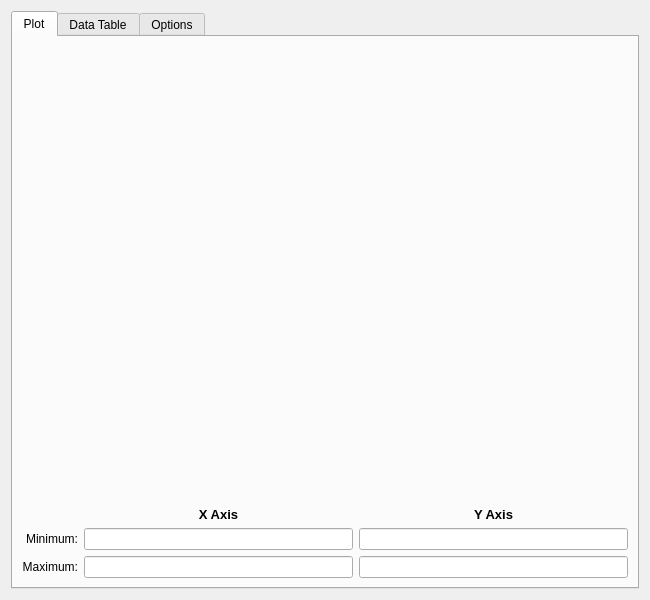
<ui version="4.0" >
 <class>plotWindow</class>
 <widget class="QWidget" name="plotWindow" >
  <property name="geometry" >
   <rect>
    <x>0</x>
    <y>0</y>
    <width>650</width>
    <height>600</height>
   </rect>
  </property>
  <property name="windowTitle" >
   <string>Plot Window</string>
  </property>
  <layout class="QGridLayout" >
   <item row="0" column="0" >
    <widget class="QTabWidget" name="tabWidget" >
     <property name="currentIndex" >
      <number>0</number>
     </property>
     <widget class="QWidget" name="tab" >
      <attribute name="title" >
       <string>Plot</string>
      </attribute>
      <layout class="QGridLayout" name="gridLayout" >
       <item row="0" column="0" >
        <widget class="MPL_Widget" native="1" name="plotWidget" >
         <property name="sizePolicy" >
          <sizepolicy vsizetype="Expanding" hsizetype="Expanding" >
           <horstretch>0</horstretch>
           <verstretch>0</verstretch>
          </sizepolicy>
         </property>
        </widget>
       </item>
       <item row="1" column="0" >
        <layout class="QGridLayout" name="_2" >
         <item row="0" column="1" >
          <widget class="QLabel" name="label_3" >
           <property name="font" >
            <font>
             <pointsize>10</pointsize>
             <weight>75</weight>
             <bold>true</bold>
            </font>
           </property>
           <property name="text" >
            <string>X Axis</string>
           </property>
           <property name="alignment" >
            <set>Qt::AlignCenter</set>
           </property>
          </widget>
         </item>
         <item row="0" column="2" >
          <widget class="QLabel" name="label_4" >
           <property name="font" >
            <font>
             <pointsize>10</pointsize>
             <weight>75</weight>
             <bold>true</bold>
            </font>
           </property>
           <property name="text" >
            <string>Y Axis</string>
           </property>
           <property name="alignment" >
            <set>Qt::AlignCenter</set>
           </property>
          </widget>
         </item>
         <item row="1" column="0" >
          <widget class="QLabel" name="min_label" >
           <property name="text" >
            <string>Minimum:</string>
           </property>
           <property name="alignment" >
            <set>Qt::AlignRight|Qt::AlignTrailing|Qt::AlignVCenter</set>
           </property>
          </widget>
         </item>
         <item row="1" column="1" >
          <widget class="QLineEdit" name="xmin_lineEdit" >
           <property name="text" >
            <string/>
           </property>
          </widget>
         </item>
         <item row="1" column="2" >
          <widget class="QLineEdit" name="ymin_lineEdit" />
         </item>
         <item row="2" column="0" >
          <widget class="QLabel" name="max_label" >
           <property name="text" >
            <string>Maximum:</string>
           </property>
           <property name="alignment" >
            <set>Qt::AlignRight|Qt::AlignTrailing|Qt::AlignVCenter</set>
           </property>
          </widget>
         </item>
         <item row="2" column="1" >
          <widget class="QLineEdit" name="xmax_lineEdit" />
         </item>
         <item row="2" column="2" >
          <widget class="QLineEdit" name="ymax_lineEdit" />
         </item>
        </layout>
       </item>
      </layout>
     </widget>
     <widget class="QWidget" name="tab_3" >
      <attribute name="title" >
       <string>Data Table</string>
      </attribute>
      <layout class="QHBoxLayout" >
       <item>
        <widget class="CustomTable" name="peakTable" />
       </item>
      </layout>
     </widget>
     <widget class="QWidget" name="tab_2" >
      <attribute name="title" >
       <string>Options</string>
      </attribute>
     </widget>
    </widget>
   </item>
  </layout>
 </widget>
 <customwidgets>
  <customwidget>
   <class>MPL_Widget</class>
   <extends>QWidget</extends>
   <header>mpl_pyqt4_widget</header>
   <container>1</container>
  </customwidget>
  <customwidget>
   <class>CustomTable</class>
   <extends>QTableWidget</extends>
   <header>customTable</header>
  </customwidget>
 </customwidgets>
 <resources/>
 <connections/>
</ui>
